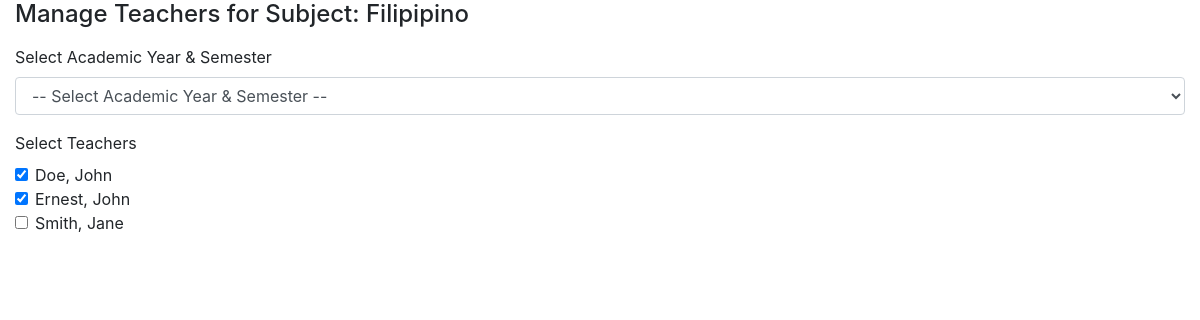
/admin/manage_subject_teacher.php?subject_id=5, run on an earlier commit of the app's database.
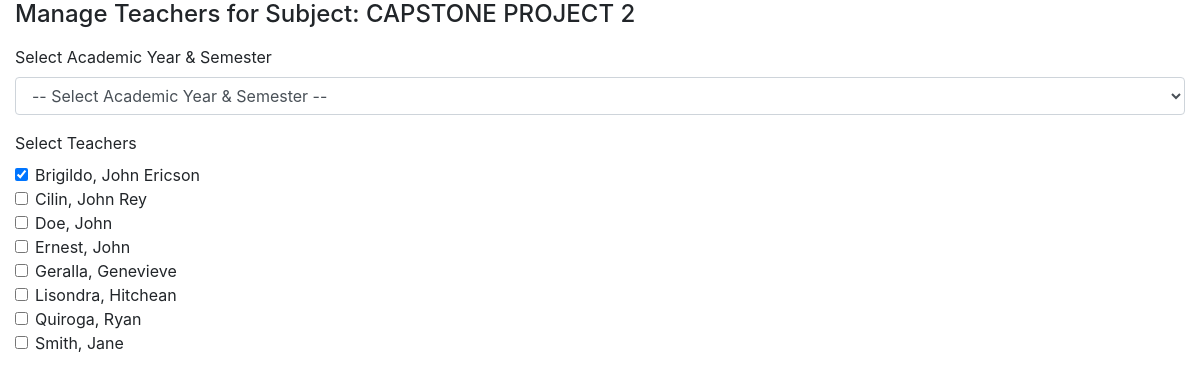
And on a later commit of the database.
### tables this page shows
CREATE TABLE `subject_list` (
  `id` int(30) NOT NULL,
  `code` varchar(50) NOT NULL,
  `subject` text NOT NULL,
  `description` text NOT NULL
);

CREATE TABLE `faculty_list` (
  `id` int(30) NOT NULL,
  `school_id` varchar(100) NOT NULL,
  `firstname` varchar(200) NOT NULL,
  `lastname` varchar(200) NOT NULL,
  `email` varchar(200) NOT NULL,
  `password` text NOT NULL,
  `avatar` text NOT NULL DEFAULT '\'\\\'\\\\\\\'\\\\\\\\\\\\\\\'no-image-available.png\\\\\\\\\\\\\\\'\\\\\\\'\\\'\'',
  `date_created` datetime NOT NULL DEFAULT current_timestamp(),
  `position` varchar(10) NOT NULL
);

### admin/manage_subject_teacher.php (the view, shortened to what this page needs)
<?php
include '../db_connect.php';
$subject_id = isset($_GET['subject_id']) ? intval($_GET['subject_id']) : 0;
$subject_qry = $conn->query("SELECT subject FROM subject_list WHERE id = $subject_id");
$subject = $subject_qry->fetch_assoc();
$teachers = $conn->query("SELECT * FROM faculty_list ORDER BY lastname ASC");
$assigned_teachers_qry = $conn->query("SELECT faculty_id FROM subject_teacher WHERE subject_id = $subject_id");
$assigned_teachers = [];
while ($row = $assigned_teachers_qry->fetch_assoc()) {
    $assigned_teachers[] = $row['faculty_id'];
}
?>
<!DOCTYPE html>
<html lang="en">
<head>
    <link rel="stylesheet" href="/path/to/your/css/bootstrap.min.css">
</head>
<body>
<div class="container-fluid">
    <h4>Manage Teachers for Subject: <?php echo htmlspecialchars($subject['subject']); ?></h4>
    <form id="manage-subject-teacher-form">
        <div class="form-group">
            <label for="academic_year">Select Academic Year & Semester</label>
            <select name="academic_year" id="academic_year" class="form-control" required>
                <option value="">-- Select Academic Year & Semester --</option>
            </select>
        </div>
        <div class="form-group">
            <label class="control-label">Select Teachers</label>
            <div id="teacher_list">
                <?php while ($row = $teachers->fetch_assoc()): ?>
                    <div class="form-check">
                        <input type="checkbox" class="form-check-input" name="faculty_id[]"
                            value="<?php echo intval($row['id']); ?>"
                            <?php echo in_array($row['id'], $assigned_teachers) ? 'checked' : ''; ?>>
                        <label class="form-check-label">
                            <?php echo htmlspecialchars($row['lastname']) . ", " . htmlspecialchars($row['firstname']); ?>
                        </label>
                    </div>
                <?php endwhile; ?>
            </div>
        </div>
    </form>
</div>
</body>
</html>

What changed in the data, as far as the page shows it:
changed subject_list: subject "Filipipino" → "CAPSTONE PROJECT 2"
added faculty_list: id "☑", lastname "Brigildo", firstname "John Ericson"
added faculty_list: lastname "Cilin", firstname "John Rey"
computed for faculty_list "Doe": id "☑" → "☐"
computed for faculty_list "Ernest": id "☑" → "☐"
added faculty_list: lastname "Geralla", firstname "Genevieve"
added faculty_list: lastname "Lisondra", firstname "Hitchean"
added faculty_list: lastname "Quiroga", firstname "Ryan"
